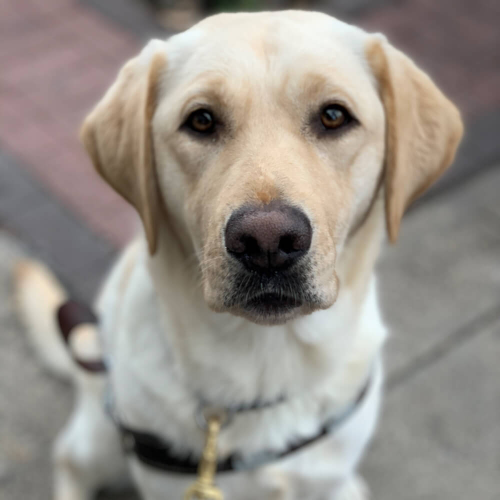
#> input picture Convolutional_Neural_Networks/dog.jpg, 1000 x 1000 px (shown at 1/2 size)
$ jupyter execute --allow-errors convnets_keras.ipynb   (older library calls are emulated)
#> lines starting #> are read from the running program, lines starting #| are printed output that depends on the picture
# An Introduction to Convolutional Neural Networks

### What are Convolutional Neural Networks?

They’re basically just neural networks that use Convolutional layers, a.k.a. Conv layers, which are based on the mathematical operation of convolution. Conv layers consist of a set of filters, which you can think of as just 2d matrices of numbers.

### Why use CNN instead of NN?
#### 1) Images are big

Imagine building a neural network to process 224x224 color images: including the 3 color channels (RGB) in the image, that comes out to 224 x 224 x 3 = 150,528 input features! A typical hidden layer in such a network might have 1024 nodes, so we’d have to train 150,528 x 1024 = 150+ million weights for the first layer alone.

--------------------

#### 2) Positions can change

If you trained a network to detect dogs, you’d want it to be able to a detect a dog regardless of where it appears in the image. Imagine training a network that works well on a certain dog image, but then feeding it a slightly shifted version of the same image. The dog would not activate the same neurons, so the network would react completely differently!

#### Same padding =  input and output have the same dimensions
#### Valid padding = not

[cell 1]
import numpy as np
import mnist

[cell 2]
# conv.py
class Conv3x3:
  # A Convolution layer using 3x3 filters.

  def __init__(self, num_filters):
    self.num_filters = num_filters

    # filters is a 3d array with dimensions (num_filters, 3, 3)
    # We divide by 9 to reduce the variance of our initial values
    self.filters = np.random.randn(num_filters, 3, 3) / 9

  def iterate_regions(self, image):
    '''
    Generates all possible 3x3 image regions using valid padding.
    - image is a 2d numpy array
    '''
    h, w = image.shape

    for i in range(h - 2):
      for j in range(w - 2):
        im_region = image[i:(i + 3), j:(j + 3)]
        yield im_region, i, j

  def forward(self, input):
    '''
    Performs a forward pass of the conv layer using the given input.
    Returns a 3d numpy array with dimensions (h, w, num_filters).
    - input is a 2d numpy array
    '''
    h, w = input.shape
    output = np.zeros((h - 2, w - 2, self.num_filters))

    for im_region, i, j in self.iterate_regions(input):
      output[i, j] = np.sum(im_region * self.filters, axis=(1, 2))

    return output

#> (a cell that did not finish here is left out)

# CONV WITH IMG

[cell 4]
x = np.array([
    [ 8, 8, 8, 8],
    [ 8, 8, 8, 8],
    [ 8, 8, 8, 8],
    [ 8, 8, 8, 8]])

W = np.array([
    [2, 1],
    [0, 3]])

### Valid padding

- (8 x 2) + (8 x 1) + (8 x 0) + (8 x 3) = 16 + 8 + 0 + 24 = 48

[cell 5]
from scipy import signal

signal.convolve2d(x, W, mode='valid')

### Sobel filter

[cell 6]
import cv2 # pip3 install opencv-python for main modules

sobel_x = np.array([[-1, 0, 1], [-2, 0, 2], [-1, 0, 1]], dtype = np.float)
sobel_y = np.array([[1, 2, 1], [0, 0, 0], [-1, -2, -1]], dtype = np.float)

image = cv2.imread('./dog.jpg', 0) # image of a dog
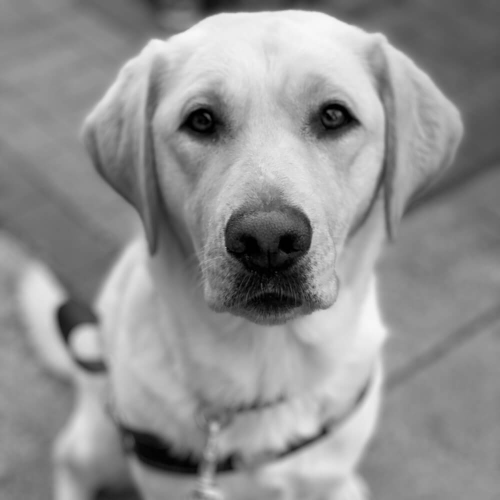
#> image: shape (1000, 1000) (shown at 1/2 size); min 0, max 249, mean 145.3

print(sobel_x, "Sobel kernel X\n")
print(sobel_y, "Sobel kernel Y\n")

[cell 7]
# use sobel filter over image
import matplotlib.pyplot as plt

image_sobel_x = signal.convolve2d(image, sobel_x, mode='valid')
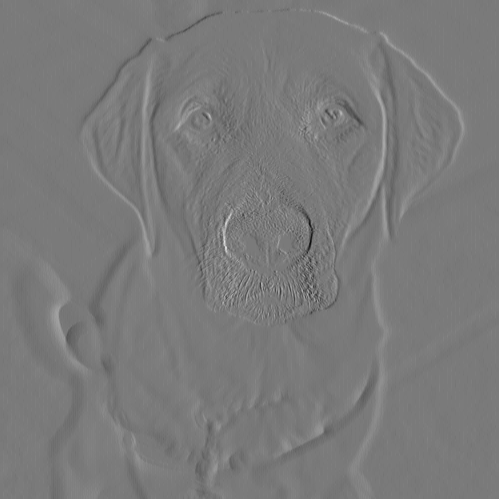
#> image_sobel_x: shape (998, 998) float64 (shown at 1/2 size); min -322, max 349, mean 0.2; drawn with min black and max white
image_sobel_y = signal.convolve2d(image, sobel_y, mode='valid')
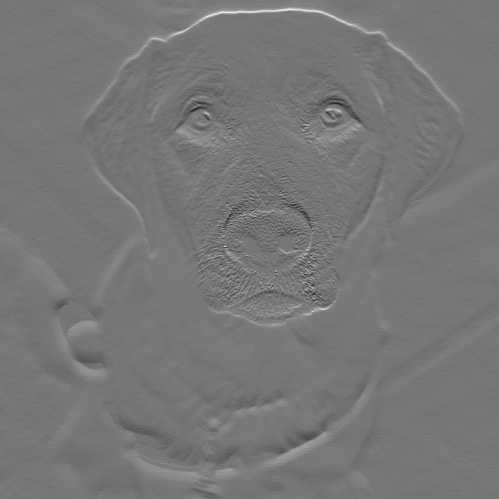
#> image_sobel_y: shape (998, 998) float64 (shown at 1/2 size); min -255, max 291, mean 0.4; drawn with min black and max white
fig,((a,b,c)) = plt.subplots(1,3, figsize=(12,12))

a.imshow(image, cmap="gray")
b.imshow(image_sobel_x, cmap="gray")
c.imshow(image_sobel_y, cmap="gray")
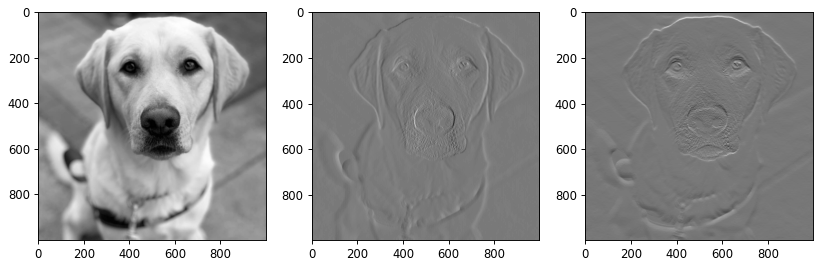
#> figure drawn by matplotlib, 3 panels

### apply convolution with random filters

[cell 8]
W1 = np.random.randint(-100, 100, (3,3))
W2 = np.random.randint(-2, 2, (3,3))

image_rand_w1_x = signal.convolve2d(image, W1, mode='valid')
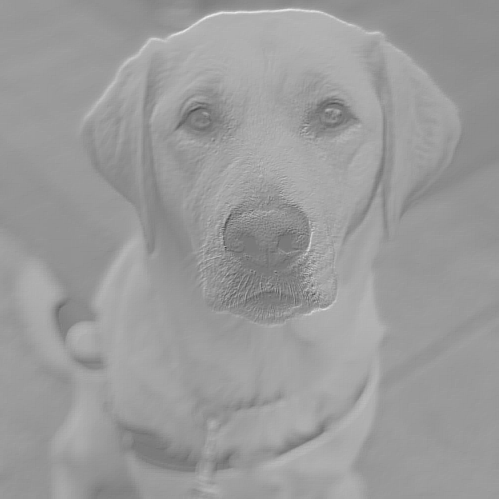
#> image_rand_w1_x: shape (998, 998) int64 (shown at 1/2 size); min -12461, max 13473, mean 3352.7; drawn with min black and max white
image_rand_w2_x = signal.convolve2d(image, W2, mode='valid')
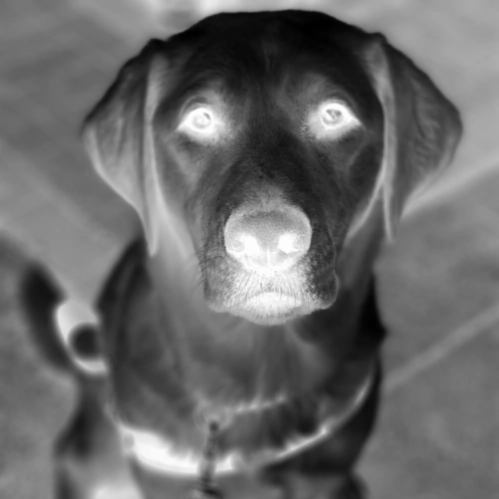
#> image_rand_w2_x: shape (998, 998) int64 (shown at 1/2 size); min -1982, max 5, mean -1163.4; drawn with min black and max white
fig,((a,b,c)) = plt.subplots(1,3, figsize=(12,12))

a.imshow(image, cmap="gray")
b.imshow(image_rand_w1_x, cmap="gray")
c.imshow(image_rand_w2_x, cmap="gray")

..............

### max pooling

[cell 9]
x = np.array(
    [[ 304, -779, -424,  287],
     [-385,  617, -665,  738],
     [ 497,  974,  390, -678],
     [-669, -854,  661, -919]])

[cell 10]
k_size = 2
MK = x.shape[0] // k_size
NL = x.shape[1] // k_size
print(x[:MK*k_size, :NL*k_size].reshape(MK, k_size, NL, k_size).max(axis=(1, 3)))

[cell 11]
k_size = 25 # hoe groter k, hoe meer pixels
MK = image.shape[0] // k_size
#> MK = 40
NL = image.shape[1] // k_size
#> NL = 40

image_max_pool_2 = image[:MK*k_size, :NL*k_size].reshape(MK, k_size, NL, k_size).max(axis=(1, 3))
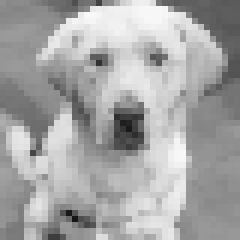
#> image_max_pool_2: shape (40, 40) (shown 6 times larger); min 21, max 249, mean 166.1
fig,((a,b)) = plt.subplots(1,2, figsize=(12,12))

a.imshow(image, cmap="gray")
b.imshow(image_max_pool_2, cmap="gray")
